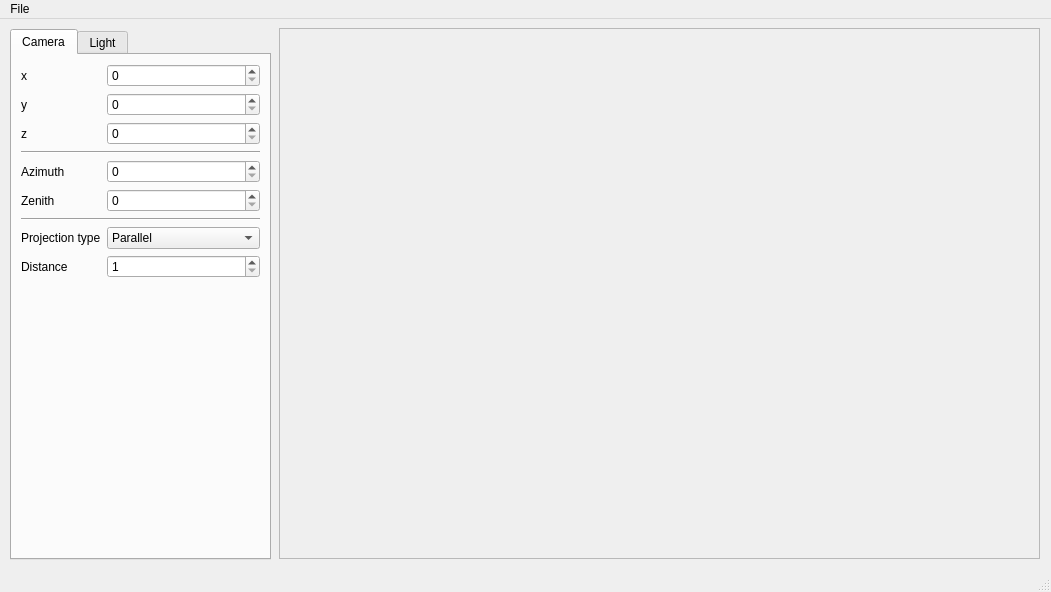
<?xml version="1.0" encoding="UTF-8"?>
<ui version="4.0">
 <class>Projections</class>
 <widget class="QMainWindow" name="Projections">
  <property name="geometry">
   <rect>
    <x>0</x>
    <y>0</y>
    <width>1051</width>
    <height>592</height>
   </rect>
  </property>
  <property name="windowTitle">
   <string>Projections</string>
  </property>
  <widget class="QWidget" name="centralwidget">
   <widget class="QFrame" name="frame">
    <property name="geometry">
     <rect>
      <x>279</x>
      <y>9</y>
      <width>761</width>
      <height>531</height>
     </rect>
    </property>
    <property name="frameShape">
     <enum>QFrame::StyledPanel</enum>
    </property>
    <property name="frameShadow">
     <enum>QFrame::Raised</enum>
    </property>
   </widget>
   <widget class="QTabWidget" name="tabWidget">
    <property name="geometry">
     <rect>
      <x>10</x>
      <y>10</y>
      <width>261</width>
      <height>531</height>
     </rect>
    </property>
    <property name="currentIndex">
     <number>0</number>
    </property>
    <widget class="QWidget" name="cameraTab">
     <attribute name="title">
      <string>Camera</string>
     </attribute>
     <layout class="QFormLayout" name="formLayout">
      <item row="0" column="0">
       <widget class="QLabel" name="label_5">
        <property name="text">
         <string>x</string>
        </property>
       </widget>
      </item>
      <item row="0" column="1">
       <widget class="QSpinBox" name="spinBox"/>
      </item>
      <item row="2" column="0">
       <widget class="QLabel" name="label_7">
        <property name="text">
         <string>z</string>
        </property>
       </widget>
      </item>
      <item row="4" column="0">
       <widget class="QLabel" name="label">
        <property name="text">
         <string>Azimuth</string>
        </property>
       </widget>
      </item>
      <item row="4" column="1">
       <widget class="QSpinBox" name="azimuth">
        <property name="maximum">
         <number>360</number>
        </property>
        <property name="singleStep">
         <number>5</number>
        </property>
       </widget>
      </item>
      <item row="5" column="0">
       <widget class="QLabel" name="label_2">
        <property name="text">
         <string>Zenith</string>
        </property>
       </widget>
      </item>
      <item row="5" column="1">
       <widget class="QSpinBox" name="zenith">
        <property name="maximum">
         <number>180</number>
        </property>
        <property name="singleStep">
         <number>5</number>
        </property>
       </widget>
      </item>
      <item row="6" column="0" colspan="2">
       <widget class="Line" name="line">
        <property name="orientation">
         <enum>Qt::Horizontal</enum>
        </property>
       </widget>
      </item>
      <item row="7" column="0">
       <widget class="QLabel" name="label_3">
        <property name="text">
         <string>Projection type</string>
        </property>
       </widget>
      </item>
      <item row="7" column="1">
       <widget class="QComboBox" name="projectionType">
        <item>
         <property name="text">
          <string>Parallel</string>
         </property>
        </item>
        <item>
         <property name="text">
          <string>Center</string>
         </property>
        </item>
       </widget>
      </item>
      <item row="8" column="0">
       <widget class="QLabel" name="label_4">
        <property name="text">
         <string>Distance</string>
        </property>
       </widget>
      </item>
      <item row="8" column="1">
       <widget class="QSpinBox" name="distance">
        <property name="minimum">
         <number>1</number>
        </property>
       </widget>
      </item>
      <item row="1" column="0">
       <widget class="QLabel" name="label_6">
        <property name="text">
         <string>y</string>
        </property>
       </widget>
      </item>
      <item row="1" column="1">
       <widget class="QSpinBox" name="spinBox_2"/>
      </item>
      <item row="2" column="1">
       <widget class="QSpinBox" name="spinBox_3"/>
      </item>
      <item row="3" column="0" colspan="2">
       <widget class="Line" name="line_2">
        <property name="orientation">
         <enum>Qt::Horizontal</enum>
        </property>
       </widget>
      </item>
     </layout>
    </widget>
    <widget class="QWidget" name="lightTab">
     <attribute name="title">
      <string>Light</string>
     </attribute>
    </widget>
   </widget>
  </widget>
  <widget class="QMenuBar" name="menubar">
   <property name="geometry">
    <rect>
     <x>0</x>
     <y>0</y>
     <width>1051</width>
     <height>22</height>
    </rect>
   </property>
   <widget class="QMenu" name="menuFile">
    <property name="title">
     <string>File</string>
    </property>
    <addaction name="actionGenerate_sphere"/>
    <addaction name="actionOpen_file"/>
   </widget>
   <addaction name="menuFile"/>
  </widget>
  <widget class="QStatusBar" name="statusbar"/>
  <action name="actionGenerate_sphere">
   <property name="text">
    <string>Generate sphere</string>
   </property>
  </action>
  <action name="actionOpen_file">
   <property name="text">
    <string>Open file</string>
   </property>
  </action>
 </widget>
 <resources/>
 <connections/>
</ui>
